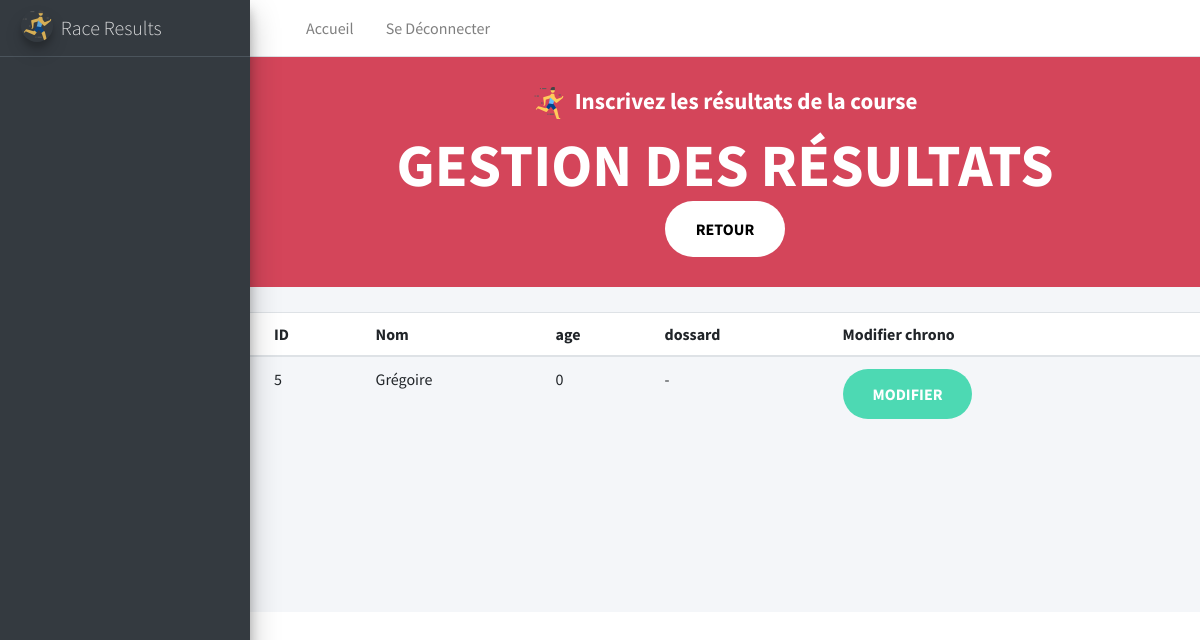
The app's page /results/race/list_results_admin/5 (signed in) with its own data.
### resultats/models.py (models this page shows, shortened)
class Runner(models.Model):
    user = models.OneToOneField(User, on_delete=models.CASCADE, default=0)
    age = models.IntegerField(verbose_name="Age du coureur")
    registerDate = models.DateTimeField(default=timezone.now, verbose_name="Date d'Inscription")
    class Meta:
        verbose_name = "Coureur"

### resultats/views.py (the view)
# urls.py: path('race/list_results_admin/<int:id_race>', views.race_list_results_admin, name='race_list_results_admin'),
@login_required()
def race_list_results_admin(request, id_race):
    renvoi = False
    race = Race.objects.get(id=id_race)
    return render(request, 'resultats/race_list_results_admin.html', locals())

### resultats/templates/resultats/race_list_results_admin.html
{% extends "base.html" %}
{% block body %}
 <div class="hero-title">
 {% load static %}
        <h2><img src="{% static 'icons/runner.png' %}" style="margin-right: 10px">Inscrivez  les résultats de la course</h2>
        <h1>Gestion des résultats</h1>
        <a class="button btn button-white" style="align-items: center" href="{% url "race_registrations" %}">Retour</a>
    </div>
    <div style="display: flex; justify-content: center; margin-top: 25px;">
    <div class="card-body table-responsive p-0" style="height: 300px;">
                <table class="table table-head-fixed text-nowrap">
                  <thead>
                    <tr>
                      <th>ID</th>
                      <th>Nom</th>
                      <th>age</th>
                      <th>dossard</th>
                      <th>Modifier chrono</th>
                    </tr>
                  </thead>
                  <tbody>
                    {% for r in race.runners.all %}
                        <tr>
                      <td>{{ r.id }}</td>
                      <td>{{ r.user }}</td>
                      <td>{{ r.age }}</td>
                      <td>{{ r.bibNumber }} - {{ r.time }}</td>
                      <td><a class="button btn-primary" href="{% url 'race_save_results' race.id r.id %}">Modifier</a></td>
                    </tr>
                   {% endfor %}
   </tbody>
                </table>
              </div>
    </div>
{% endblock %}

### records on screen
Runner: id "5", user "Grégoire", age "0"
